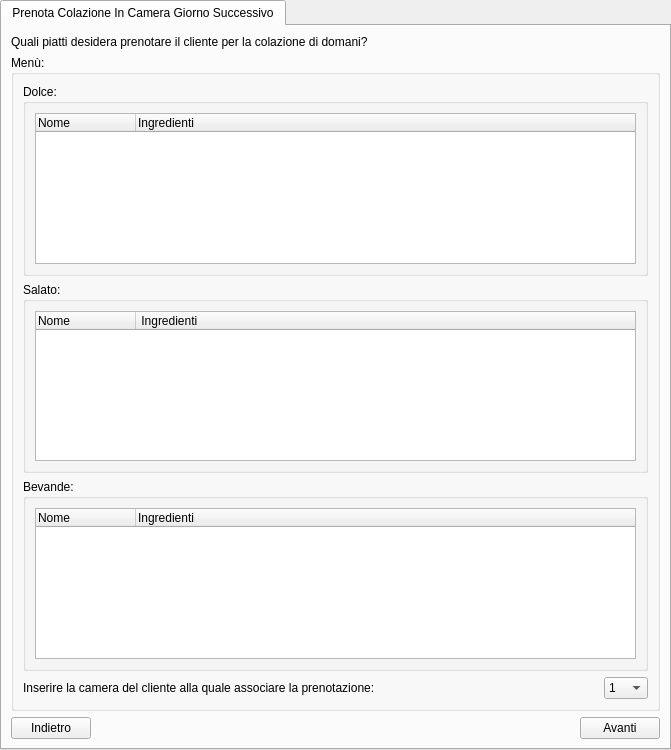
<?xml version="1.0" encoding="UTF-8"?>
<ui version="4.0">
 <class>tabwidgetPrenotaColazioneInCamera</class>
 <widget class="QTabWidget" name="tabwidgetPrenotaColazioneInCamera">
  <property name="geometry">
   <rect>
    <x>0</x>
    <y>0</y>
    <width>671</width>
    <height>750</height>
   </rect>
  </property>
  <property name="windowTitle">
   <string>Struttura Alberghiera: Prenota Colazione In camera Giorno Successivo</string>
  </property>
  <property name="tabPosition">
   <enum>QTabWidget::North</enum>
  </property>
  <property name="tabShape">
   <enum>QTabWidget::Rounded</enum>
  </property>
  <property name="elideMode">
   <enum>Qt::ElideRight</enum>
  </property>
  <widget class="QWidget" name="tab">
   <attribute name="title">
    <string>Prenota Colazione In Camera Giorno Successivo</string>
   </attribute>
   <layout class="QGridLayout" name="gridLayout_3">
    <item row="5" column="2">
     <widget class="QPushButton" name="btnAvanti">
      <property name="sizePolicy">
       <sizepolicy hsizetype="Preferred" vsizetype="Fixed">
        <horstretch>0</horstretch>
        <verstretch>0</verstretch>
       </sizepolicy>
      </property>
      <property name="text">
       <string>Avanti</string>
      </property>
     </widget>
    </item>
    <item row="5" column="1">
     <spacer name="horizontalSpacer_3">
      <property name="orientation">
       <enum>Qt::Horizontal</enum>
      </property>
      <property name="sizeHint" stdset="0">
       <size>
        <width>40</width>
        <height>20</height>
       </size>
      </property>
     </spacer>
    </item>
    <item row="5" column="0">
     <widget class="QPushButton" name="btnIndietro">
      <property name="text">
       <string>Indietro</string>
      </property>
     </widget>
    </item>
    <item row="1" column="0" colspan="3">
     <widget class="QGroupBox" name="groupboxMenuPrenotaColazioneInCamera">
      <property name="title">
       <string>Menù:</string>
      </property>
      <layout class="QGridLayout" name="gridLayout_2">
       <item row="3" column="0">
        <widget class="QLabel" name="labelInserimentoCamera">
         <property name="text">
          <string>Inserire la camera del cliente alla quale associare la prenotazione:</string>
         </property>
        </widget>
       </item>
       <item row="2" column="0" colspan="3">
        <widget class="QGroupBox" name="groupboxBevandePrenotaColazioneInCamera">
         <property name="title">
          <string>Bevande:</string>
         </property>
         <layout class="QGridLayout" name="gridLayout">
          <item row="0" column="0">
           <widget class="QTreeWidget" name="treewidgetBevandeColazioneInCamera">
            <property name="selectionMode">
             <enum>QAbstractItemView::MultiSelection</enum>
            </property>
            <column>
             <property name="text">
              <string>Nome</string>
             </property>
            </column>
            <column>
             <property name="text">
              <string>Ingredienti</string>
             </property>
            </column>
           </widget>
          </item>
         </layout>
        </widget>
       </item>
       <item row="1" column="0" colspan="3">
        <widget class="QGroupBox" name="groupboxSalatoPrenotaColazioneInCamera">
         <property name="title">
          <string>Salato:</string>
         </property>
         <layout class="QVBoxLayout" name="verticalLayout_3">
          <item>
           <widget class="QTreeWidget" name="treewidgetSalatoColazioneInCamera">
            <property name="selectionMode">
             <enum>QAbstractItemView::MultiSelection</enum>
            </property>
            <column>
             <property name="text">
              <string>Nome</string>
             </property>
            </column>
            <column>
             <property name="text">
              <string> Ingredienti</string>
             </property>
            </column>
           </widget>
          </item>
         </layout>
        </widget>
       </item>
       <item row="3" column="2">
        <widget class="QComboBox" name="comboboxInserimentoCamera">
         <item>
          <property name="text">
           <string>1</string>
          </property>
         </item>
         <item>
          <property name="text">
           <string>2</string>
          </property>
         </item>
         <item>
          <property name="text">
           <string>3</string>
          </property>
         </item>
         <item>
          <property name="text">
           <string>4</string>
          </property>
         </item>
         <item>
          <property name="text">
           <string>5</string>
          </property>
         </item>
         <item>
          <property name="text">
           <string>6</string>
          </property>
         </item>
         <item>
          <property name="text">
           <string>7</string>
          </property>
         </item>
         <item>
          <property name="text">
           <string>8</string>
          </property>
         </item>
         <item>
          <property name="text">
           <string>9</string>
          </property>
         </item>
         <item>
          <property name="text">
           <string>10</string>
          </property>
         </item>
         <item>
          <property name="text">
           <string>11</string>
          </property>
         </item>
         <item>
          <property name="text">
           <string>12</string>
          </property>
         </item>
         <item>
          <property name="text">
           <string>13</string>
          </property>
         </item>
         <item>
          <property name="text">
           <string>14</string>
          </property>
         </item>
         <item>
          <property name="text">
           <string>15</string>
          </property>
         </item>
         <item>
          <property name="text">
           <string>16</string>
          </property>
         </item>
         <item>
          <property name="text">
           <string>17</string>
          </property>
         </item>
         <item>
          <property name="text">
           <string>18</string>
          </property>
         </item>
         <item>
          <property name="text">
           <string>19</string>
          </property>
         </item>
         <item>
          <property name="text">
           <string>20</string>
          </property>
         </item>
         <item>
          <property name="text">
           <string>21</string>
          </property>
         </item>
         <item>
          <property name="text">
           <string>22</string>
          </property>
         </item>
         <item>
          <property name="text">
           <string>23</string>
          </property>
         </item>
         <item>
          <property name="text">
           <string>24</string>
          </property>
         </item>
         <item>
          <property name="text">
           <string>25</string>
          </property>
         </item>
         <item>
          <property name="text">
           <string>26</string>
          </property>
         </item>
         <item>
          <property name="text">
           <string>27</string>
          </property>
         </item>
         <item>
          <property name="text">
           <string>28</string>
          </property>
         </item>
         <item>
          <property name="text">
           <string>29</string>
          </property>
         </item>
         <item>
          <property name="text">
           <string>30</string>
          </property>
         </item>
         <item>
          <property name="text">
           <string>31</string>
          </property>
         </item>
         <item>
          <property name="text">
           <string>32</string>
          </property>
         </item>
         <item>
          <property name="text">
           <string>33</string>
          </property>
         </item>
         <item>
          <property name="text">
           <string>34</string>
          </property>
         </item>
         <item>
          <property name="text">
           <string>35</string>
          </property>
         </item>
         <item>
          <property name="text">
           <string>36</string>
          </property>
         </item>
        </widget>
       </item>
       <item row="0" column="0" colspan="3">
        <widget class="QGroupBox" name="groupboxDolcePrenotaColazioneInCamera">
         <property name="title">
          <string>Dolce:</string>
         </property>
         <layout class="QGridLayout" name="gridLayout_4">
          <item row="0" column="0" rowspan="2">
           <widget class="QTreeWidget" name="treewidgetDolceColazioneInCamera">
            <property name="selectionMode">
             <enum>QAbstractItemView::MultiSelection</enum>
            </property>
            <column>
             <property name="text">
              <string>Nome</string>
             </property>
            </column>
            <column>
             <property name="text">
              <string>Ingredienti</string>
             </property>
            </column>
           </widget>
          </item>
         </layout>
        </widget>
       </item>
       <item row="3" column="1">
        <spacer name="horizontalSpacer">
         <property name="orientation">
          <enum>Qt::Horizontal</enum>
         </property>
         <property name="sizeHint" stdset="0">
          <size>
           <width>40</width>
           <height>20</height>
          </size>
         </property>
        </spacer>
       </item>
      </layout>
     </widget>
    </item>
    <item row="0" column="0" colspan="3">
     <widget class="QLabel" name="labelIntroduzionePagina">
      <property name="text">
       <string>Quali piatti desidera prenotare il cliente per la colazione di domani?</string>
      </property>
     </widget>
    </item>
   </layout>
  </widget>
 </widget>
 <resources/>
 <connections/>
</ui>
